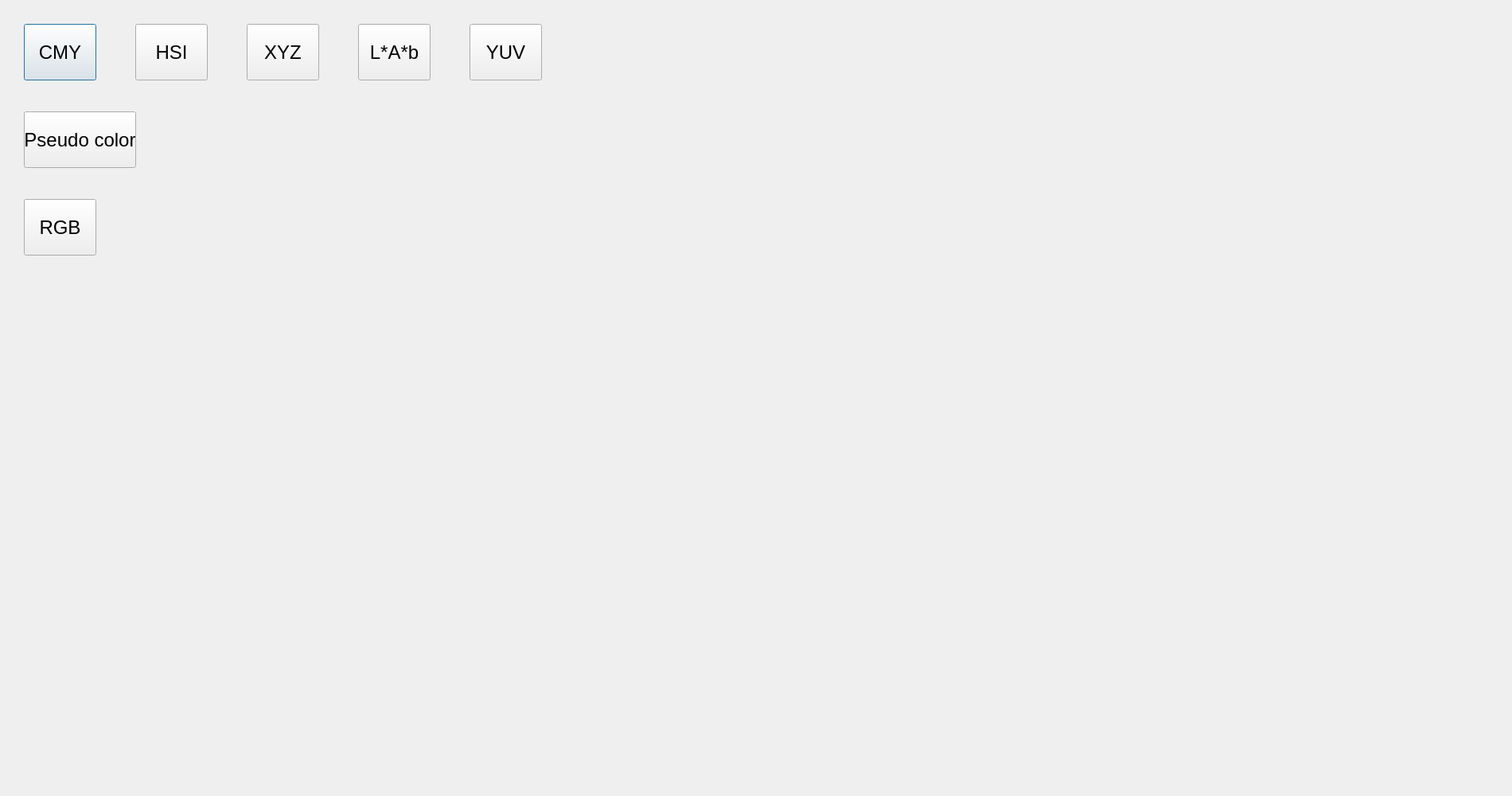
<?xml version="1.0" encoding="UTF-8"?>
<ui version="4.0">
 <class>hw5</class>
 <widget class="QDialog" name="hw5">
  <property name="geometry">
   <rect>
    <x>0</x>
    <y>0</y>
    <width>1900</width>
    <height>1000</height>
   </rect>
  </property>
  <property name="windowTitle">
   <string>Dialog</string>
  </property>
  <widget class="QLabel" name="label_main">
   <property name="geometry">
    <rect>
     <x>1400</x>
     <y>10</y>
     <width>481</width>
     <height>371</height>
    </rect>
   </property>
   <property name="text">
    <string/>
   </property>
  </widget>
  <widget class="QLabel" name="label_1">
   <property name="geometry">
    <rect>
     <x>60</x>
     <y>390</y>
     <width>600</width>
     <height>600</height>
    </rect>
   </property>
   <property name="text">
    <string/>
   </property>
  </widget>
  <widget class="QLabel" name="label_2">
   <property name="geometry">
    <rect>
     <x>680</x>
     <y>390</y>
     <width>600</width>
     <height>600</height>
    </rect>
   </property>
   <property name="text">
    <string/>
   </property>
  </widget>
  <widget class="QLabel" name="label_3">
   <property name="geometry">
    <rect>
     <x>1290</x>
     <y>390</y>
     <width>600</width>
     <height>600</height>
    </rect>
   </property>
   <property name="text">
    <string/>
   </property>
  </widget>
  <widget class="QPushButton" name="pushButton_CMY">
   <property name="geometry">
    <rect>
     <x>30</x>
     <y>30</y>
     <width>91</width>
     <height>71</height>
    </rect>
   </property>
   <property name="font">
    <font>
     <pointsize>18</pointsize>
    </font>
   </property>
   <property name="text">
    <string>CMY</string>
   </property>
  </widget>
  <widget class="QPushButton" name="pushButton_HSI">
   <property name="geometry">
    <rect>
     <x>170</x>
     <y>30</y>
     <width>91</width>
     <height>71</height>
    </rect>
   </property>
   <property name="font">
    <font>
     <pointsize>18</pointsize>
    </font>
   </property>
   <property name="text">
    <string>HSI</string>
   </property>
  </widget>
  <widget class="QPushButton" name="pushButton_XYZ">
   <property name="geometry">
    <rect>
     <x>310</x>
     <y>30</y>
     <width>91</width>
     <height>71</height>
    </rect>
   </property>
   <property name="font">
    <font>
     <pointsize>18</pointsize>
    </font>
   </property>
   <property name="text">
    <string>XYZ</string>
   </property>
  </widget>
  <widget class="QPushButton" name="pushButton_LAB">
   <property name="geometry">
    <rect>
     <x>450</x>
     <y>30</y>
     <width>91</width>
     <height>71</height>
    </rect>
   </property>
   <property name="font">
    <font>
     <pointsize>18</pointsize>
    </font>
   </property>
   <property name="text">
    <string>L*A*b</string>
   </property>
  </widget>
  <widget class="QPushButton" name="pushButton_YUV">
   <property name="geometry">
    <rect>
     <x>590</x>
     <y>30</y>
     <width>91</width>
     <height>71</height>
    </rect>
   </property>
   <property name="font">
    <font>
     <pointsize>18</pointsize>
    </font>
   </property>
   <property name="text">
    <string>YUV</string>
   </property>
  </widget>
  <widget class="QLabel" name="label_colorbar">
   <property name="geometry">
    <rect>
     <x>270</x>
     <y>160</y>
     <width>256</width>
     <height>51</height>
    </rect>
   </property>
   <property name="text">
    <string/>
   </property>
  </widget>
  <widget class="QPushButton" name="pushButton_pseudo">
   <property name="geometry">
    <rect>
     <x>30</x>
     <y>140</y>
     <width>141</width>
     <height>71</height>
    </rect>
   </property>
   <property name="font">
    <font>
     <pointsize>18</pointsize>
    </font>
   </property>
   <property name="text">
    <string>Pseudo color</string>
   </property>
  </widget>
  <widget class="QLabel" name="label_pseudocolor">
   <property name="geometry">
    <rect>
     <x>400</x>
     <y>220</y>
     <width>800</width>
     <height>800</height>
    </rect>
   </property>
   <property name="text">
    <string/>
   </property>
  </widget>
  <widget class="QPushButton" name="pushButton_RGB">
   <property name="geometry">
    <rect>
     <x>30</x>
     <y>250</y>
     <width>91</width>
     <height>71</height>
    </rect>
   </property>
   <property name="font">
    <font>
     <pointsize>18</pointsize>
    </font>
   </property>
   <property name="text">
    <string>RGB</string>
   </property>
  </widget>
 </widget>
 <resources/>
 <connections/>
</ui>
